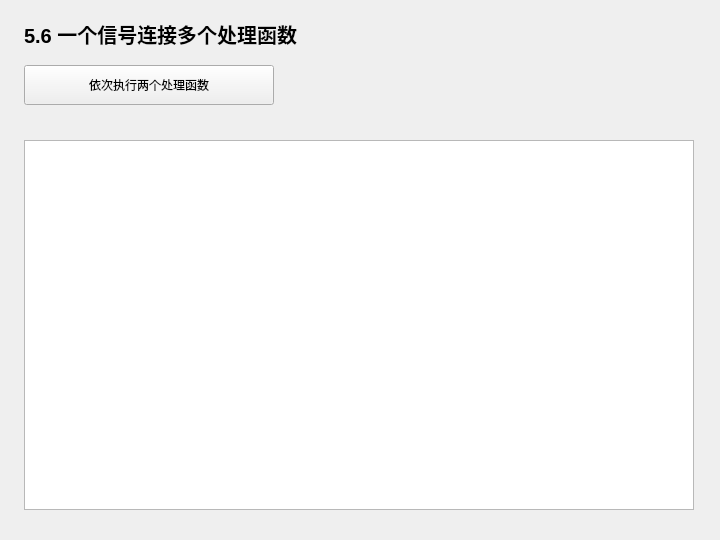
<?xml version="1.0" encoding="UTF-8"?>
<ui version="4.0">
 <class>Widget</class>
 <widget class="QWidget" name="Widget">
  <property name="geometry">
   <rect>
    <x>0</x>
    <y>0</y>
    <width>720</width>
    <height>540</height>
   </rect>
  </property>
  <property name="windowTitle">
   <string>5.6 一个信号连接多个处理函数</string>
  </property>
  <widget class="QLabel" name="headingLabel">
   <property name="geometry">
    <rect>
     <x>24</x>
     <y>18</y>
     <width>670</width>
     <height>32</height>
    </rect>
   </property>
   <property name="text">
    <string>5.6 一个信号连接多个处理函数</string>
   </property>
   <property name="font">
    <font>
     <pointsize>15</pointsize>
     <bold>true</bold>
    </font>
   </property>
  </widget>
  <widget class="QPlainTextEdit" name="outputEdit">
   <property name="geometry">
    <rect>
     <x>24</x>
     <y>140</y>
     <width>670</width>
     <height>370</height>
    </rect>
   </property>
   <property name="readOnly">
    <bool>true</bool>
   </property>
  </widget>
  <widget class="QPushButton" name="runButton">
   <property name="geometry">
    <rect>
     <x>24</x>
     <y>65</y>
     <width>250</width>
     <height>40</height>
    </rect>
   </property>
   <property name="text">
    <string>依次执行两个处理函数</string>
   </property>
  </widget>
 </widget>
 <resources />
 <connections />
</ui>
